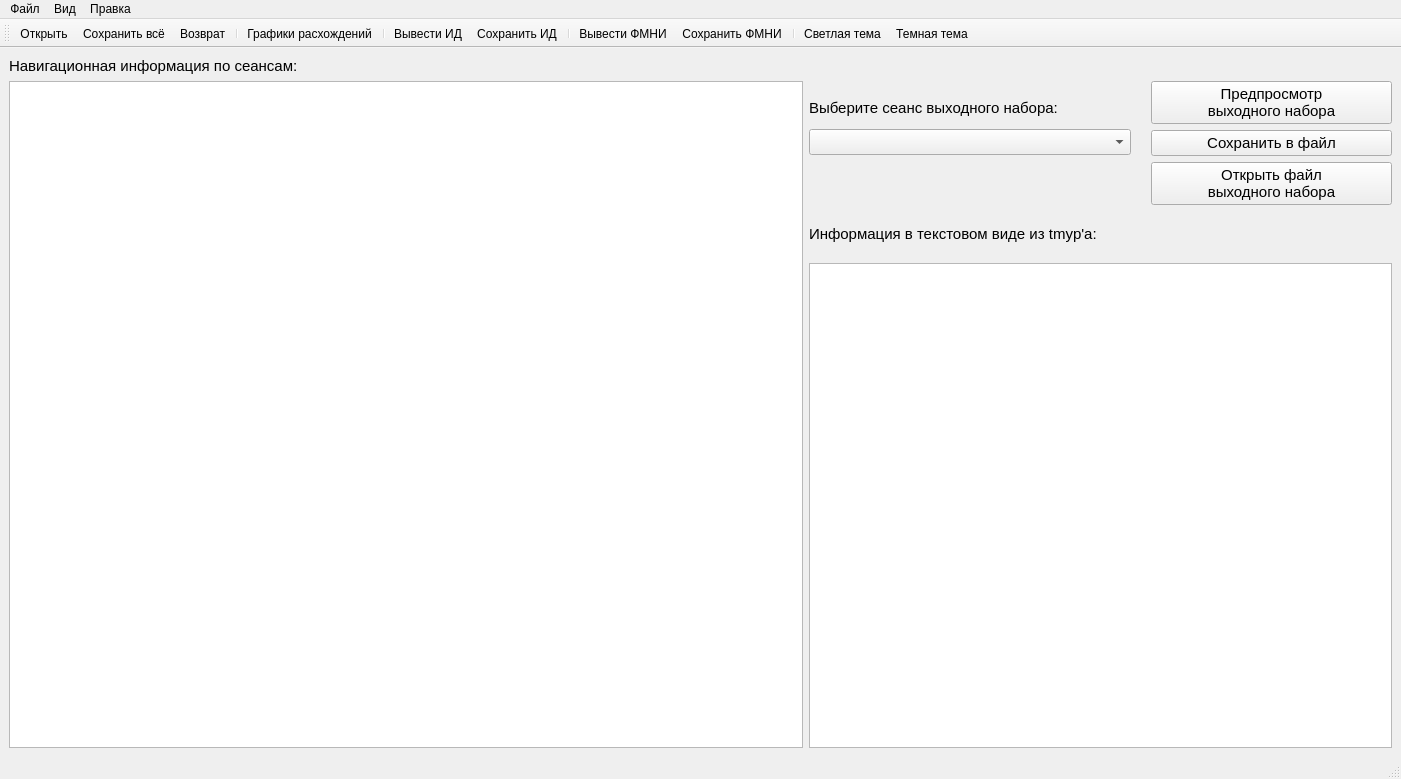
<?xml version="1.0" encoding="UTF-8"?>
<ui version="4.0">
 <class>MainWindow</class>
 <widget class="QMainWindow" name="MainWindow">
  <property name="geometry">
   <rect>
    <x>0</x>
    <y>0</y>
    <width>1401</width>
    <height>779</height>
   </rect>
  </property>
  <property name="sizePolicy">
   <sizepolicy hsizetype="Expanding" vsizetype="Expanding">
    <horstretch>0</horstretch>
    <verstretch>0</verstretch>
   </sizepolicy>
  </property>
  <property name="minimumSize">
   <size>
    <width>1401</width>
    <height>779</height>
   </size>
  </property>
  <property name="windowTitle">
   <string>MainWindow</string>
  </property>
  <property name="windowIcon">
   <iconset resource="resource.qrc">
    <normaloff>:/image/res/main/satellite2.svg</normaloff>:/image/res/main/satellite2.svg</iconset>
  </property>
  <widget class="QWidget" name="centralwidget">
   <layout class="QHBoxLayout" name="horizontalLayout_4">
    <item>
     <layout class="QHBoxLayout" name="horizontalLayout_3" stretch="15,11">
      <property name="spacing">
       <number>6</number>
      </property>
      <property name="sizeConstraint">
       <enum>QLayout::SetDefaultConstraint</enum>
      </property>
      <item>
       <layout class="QVBoxLayout" name="verticalLayout">
        <item>
         <widget class="QLabel" name="label">
          <property name="font">
           <font>
            <pointsize>11</pointsize>
           </font>
          </property>
          <property name="text">
           <string>Навигационная информация по сеансам:</string>
          </property>
         </widget>
        </item>
        <item>
         <widget class="QTableWidget" name="tableWidget">
          <property name="enabled">
           <bool>true</bool>
          </property>
          <property name="sizePolicy">
           <sizepolicy hsizetype="Expanding" vsizetype="Expanding">
            <horstretch>15</horstretch>
            <verstretch>0</verstretch>
           </sizepolicy>
          </property>
          <property name="maximumSize">
           <size>
            <width>16777215</width>
            <height>16777215</height>
           </size>
          </property>
          <property name="sizeIncrement">
           <size>
            <width>0</width>
            <height>0</height>
           </size>
          </property>
          <property name="showGrid">
           <bool>true</bool>
          </property>
          <attribute name="horizontalHeaderVisible">
           <bool>false</bool>
          </attribute>
          <attribute name="horizontalHeaderHighlightSections">
           <bool>true</bool>
          </attribute>
          <attribute name="verticalHeaderVisible">
           <bool>false</bool>
          </attribute>
          <attribute name="verticalHeaderHighlightSections">
           <bool>true</bool>
          </attribute>
         </widget>
        </item>
       </layout>
      </item>
      <item>
       <layout class="QVBoxLayout" name="verticalLayout_5">
        <item>
         <layout class="QVBoxLayout" name="verticalLayout_2" stretch="0,0,0">
          <property name="spacing">
           <number>20</number>
          </property>
          <item>
           <layout class="QHBoxLayout" name="horizontalLayout" stretch="4,3">
            <property name="topMargin">
             <number>24</number>
            </property>
            <property name="rightMargin">
             <number>0</number>
            </property>
            <item>
             <layout class="QVBoxLayout" name="verticalLayout_3" stretch="0,0,0">
              <property name="spacing">
               <number>6</number>
              </property>
              <property name="topMargin">
               <number>12</number>
              </property>
              <property name="rightMargin">
               <number>0</number>
              </property>
              <property name="bottomMargin">
               <number>0</number>
              </property>
              <item>
               <widget class="QLabel" name="label_3">
                <property name="sizePolicy">
                 <sizepolicy hsizetype="Preferred" vsizetype="Preferred">
                  <horstretch>0</horstretch>
                  <verstretch>0</verstretch>
                 </sizepolicy>
                </property>
                <property name="font">
                 <font>
                  <pointsize>11</pointsize>
                 </font>
                </property>
                <property name="layoutDirection">
                 <enum>Qt::LeftToRight</enum>
                </property>
                <property name="text">
                 <string>Выберите сеанс выходного набора:</string>
                </property>
                <property name="textFormat">
                 <enum>Qt::AutoText</enum>
                </property>
                <property name="alignment">
                 <set>Qt::AlignLeading|Qt::AlignLeft|Qt::AlignVCenter</set>
                </property>
                <property name="wordWrap">
                 <bool>true</bool>
                </property>
               </widget>
              </item>
              <item>
               <widget class="QComboBox" name="comboBox">
                <property name="font">
                 <font>
                  <pointsize>11</pointsize>
                 </font>
                </property>
                <property name="editable">
                 <bool>false</bool>
                </property>
               </widget>
              </item>
              <item>
               <spacer name="verticalSpacer">
                <property name="orientation">
                 <enum>Qt::Vertical</enum>
                </property>
                <property name="sizeType">
                 <enum>QSizePolicy::Fixed</enum>
                </property>
                <property name="sizeHint" stdset="0">
                 <size>
                  <width>1</width>
                  <height>50</height>
                 </size>
                </property>
               </spacer>
              </item>
             </layout>
            </item>
            <item>
             <layout class="QVBoxLayout" name="verticalLayout_4">
              <property name="spacing">
               <number>6</number>
              </property>
              <property name="leftMargin">
               <number>0</number>
              </property>
              <property name="topMargin">
               <number>0</number>
              </property>
              <property name="rightMargin">
               <number>0</number>
              </property>
              <item>
               <widget class="QPushButton" name="pushButtonViewOut">
                <property name="font">
                 <font>
                  <pointsize>11</pointsize>
                 </font>
                </property>
                <property name="text">
                 <string>Предпросмотр
выходного набора</string>
                </property>
               </widget>
              </item>
              <item>
               <widget class="QPushButton" name="pushButtonSaveOut">
                <property name="font">
                 <font>
                  <pointsize>11</pointsize>
                 </font>
                </property>
                <property name="text">
                 <string>Сохранить в файл</string>
                </property>
               </widget>
              </item>
              <item>
               <widget class="QPushButton" name="pushButtonOpenFileOut">
                <property name="font">
                 <font>
                  <pointsize>11</pointsize>
                 </font>
                </property>
                <property name="text">
                 <string>Открыть файл
выходного набора</string>
                </property>
               </widget>
              </item>
             </layout>
            </item>
           </layout>
          </item>
          <item>
           <widget class="QLabel" name="label_2">
            <property name="font">
             <font>
              <pointsize>11</pointsize>
             </font>
            </property>
            <property name="text">
             <string>Информация в текстовом виде из tmyp'а:</string>
            </property>
           </widget>
          </item>
          <item>
           <widget class="QTextEdit" name="textEdit">
            <property name="sizePolicy">
             <sizepolicy hsizetype="Expanding" vsizetype="Expanding">
              <horstretch>6</horstretch>
              <verstretch>0</verstretch>
             </sizepolicy>
            </property>
            <property name="font">
             <font>
              <family>Times New Roman</family>
              <pointsize>12</pointsize>
             </font>
            </property>
            <property name="lineWrapMode">
             <enum>QTextEdit::NoWrap</enum>
            </property>
            <property name="placeholderText">
             <string/>
            </property>
           </widget>
          </item>
         </layout>
        </item>
       </layout>
      </item>
     </layout>
    </item>
   </layout>
  </widget>
  <widget class="QMenuBar" name="menubar">
   <property name="geometry">
    <rect>
     <x>0</x>
     <y>0</y>
     <width>1401</width>
     <height>21</height>
    </rect>
   </property>
   <widget class="QMenu" name="menuFile">
    <property name="title">
     <string>Файл</string>
    </property>
    <addaction name="actionOpen"/>
    <addaction name="separator"/>
    <addaction name="actionSaveAll"/>
    <addaction name="actionSaveAll_AS"/>
    <addaction name="actionSaveSD"/>
    <addaction name="actionSaveSD_AS"/>
    <addaction name="actionSaveFMNI"/>
    <addaction name="actionSaveFMNI_AS"/>
   </widget>
   <widget class="QMenu" name="menuEdit">
    <property name="title">
     <string>Правка</string>
    </property>
    <addaction name="actionReturn"/>
    <addaction name="actionSetup"/>
   </widget>
   <widget class="QMenu" name="menuView">
    <property name="title">
     <string>Вид</string>
    </property>
    <addaction name="actionSD"/>
    <addaction name="actionFMNI"/>
    <addaction name="actionGraph"/>
    <addaction name="actionWhite"/>
    <addaction name="actionDark"/>
   </widget>
   <addaction name="menuFile"/>
   <addaction name="menuView"/>
   <addaction name="menuEdit"/>
  </widget>
  <widget class="QToolBar" name="toolBar">
   <property name="windowTitle">
    <string>Панель инструментов</string>
   </property>
   <property name="iconSize">
    <size>
     <width>30</width>
     <height>30</height>
    </size>
   </property>
   <attribute name="toolBarArea">
    <enum>TopToolBarArea</enum>
   </attribute>
   <attribute name="toolBarBreak">
    <bool>false</bool>
   </attribute>
   <addaction name="actionOpen"/>
   <addaction name="actionSaveAll"/>
   <addaction name="actionReturn"/>
   <addaction name="separator"/>
   <addaction name="actionGraph"/>
   <addaction name="separator"/>
   <addaction name="actionSD"/>
   <addaction name="actionSaveSD"/>
   <addaction name="separator"/>
   <addaction name="actionFMNI"/>
   <addaction name="actionSaveFMNI"/>
   <addaction name="separator"/>
   <addaction name="actionWhite"/>
   <addaction name="actionDark"/>
  </widget>
  <widget class="QStatusBar" name="statusbar"/>
  <action name="actionOpen">
   <property name="icon">
    <iconset resource="resource.qrc">
     <normaloff>:/image/res/menu/Open1.ico</normaloff>:/image/res/menu/Open1.ico</iconset>
   </property>
   <property name="text">
    <string>Открыть...</string>
   </property>
   <property name="shortcut">
    <string>Ctrl+O</string>
   </property>
  </action>
  <action name="actionSaveAll">
   <property name="icon">
    <iconset resource="resource.qrc">
     <normaloff>:/image/res/menu/Save.ico</normaloff>:/image/res/menu/Save.ico</iconset>
   </property>
   <property name="text">
    <string>Сохранить всё</string>
   </property>
   <property name="shortcut">
    <string>Ctrl+S</string>
   </property>
  </action>
  <action name="actionSaveAll_AS">
   <property name="text">
    <string>Сохранить всё как...</string>
   </property>
  </action>
  <action name="actionReturn">
   <property name="icon">
    <iconset resource="resource.qrc">
     <normaloff>:/image/res/menu/Return1.svg</normaloff>:/image/res/menu/Return1.svg</iconset>
   </property>
   <property name="text">
    <string>Возврат</string>
   </property>
   <property name="shortcut">
    <string>Ctrl+Z</string>
   </property>
  </action>
  <action name="actionSD">
   <property name="icon">
    <iconset resource="resource.qrc">
     <normaloff>:/image/res/view/Data2.svg</normaloff>:/image/res/view/Data2.svg</iconset>
   </property>
   <property name="text">
    <string>Вывести ИД</string>
   </property>
   <property name="shortcut">
    <string>Alt+S</string>
   </property>
  </action>
  <action name="actionFMNI">
   <property name="icon">
    <iconset resource="resource.qrc">
     <normaloff>:/image/res/view/Navigation.svg</normaloff>:/image/res/view/Navigation.svg</iconset>
   </property>
   <property name="text">
    <string>Вывести ФМНИ</string>
   </property>
   <property name="shortcut">
    <string>Alt+M</string>
   </property>
  </action>
  <action name="actionSaveSD">
   <property name="icon">
    <iconset resource="resource.qrc">
     <normaloff>:/image/res/menu/SaveSD.png</normaloff>:/image/res/menu/SaveSD.png</iconset>
   </property>
   <property name="text">
    <string>Сохранить ИД</string>
   </property>
   <property name="shortcut">
    <string>Ctrl+Alt+D</string>
   </property>
  </action>
  <action name="actionSaveSD_AS">
   <property name="text">
    <string>Сохранить ИД как...</string>
   </property>
  </action>
  <action name="actionSaveFMNI">
   <property name="icon">
    <iconset resource="resource.qrc">
     <normaloff>:/image/res/menu/SaveNav.png</normaloff>:/image/res/menu/SaveNav.png</iconset>
   </property>
   <property name="text">
    <string>Сохранить ФМНИ</string>
   </property>
   <property name="shortcut">
    <string>Ctrl+Alt+N</string>
   </property>
  </action>
  <action name="actionSaveFMNI_AS">
   <property name="text">
    <string>Сохранить ФМНИ как...</string>
   </property>
  </action>
  <action name="actionSetup">
   <property name="text">
    <string>Настройки</string>
   </property>
   <property name="shortcut">
    <string>Shift+S</string>
   </property>
  </action>
  <action name="actionWhite">
   <property name="checkable">
    <bool>false</bool>
   </property>
   <property name="icon">
    <iconset resource="resource.qrc">
     <normaloff>:/image/res/color/White.png</normaloff>:/image/res/color/White.png</iconset>
   </property>
   <property name="text">
    <string>Светлая тема</string>
   </property>
   <property name="shortcut">
    <string>Alt+W</string>
   </property>
  </action>
  <action name="actionDark">
   <property name="checkable">
    <bool>false</bool>
   </property>
   <property name="icon">
    <iconset resource="resource.qrc">
     <normaloff>:/image/res/color/Dark.png</normaloff>:/image/res/color/Dark.png</iconset>
   </property>
   <property name="text">
    <string>Темная тема</string>
   </property>
   <property name="shortcut">
    <string>Alt+D</string>
   </property>
  </action>
  <action name="actionGraph">
   <property name="icon">
    <iconset resource="resource.qrc">
     <normaloff>:/image/res/graph/Graph3.png</normaloff>:/image/res/graph/Graph3.png</iconset>
   </property>
   <property name="text">
    <string>Графики расхождений</string>
   </property>
   <property name="shortcut">
    <string>Shift+G</string>
   </property>
  </action>
 </widget>
 <resources>
  <include location="resource.qrc"/>
 </resources>
 <connections/>
</ui>
